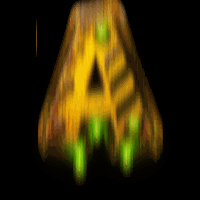
#> input picture front/img/rad-raiders/symbols/ace_blur.png, 200 x 200 px
$ python -i build_mockups.py   (imports and definitions only)
#> lines starting #> are read from the running program, lines starting #| are printed output that depends on the picture
"""Sort the ChatGPT art dump into per-game folders, cut the sheets into single
sprites and compose a base-game and a bonus-game mockup per slot.

    python3 provider2/build_mockups.py <folder with the unsorted PNGs>

Writes provider2/art/<slug>/{src,cut}/ and provider2/mockups/<slug>_{base,bonus}.png.
The prefix map below ties each downloaded file (ChatGPT names them by uuid)
to its game and art job; extend it when more files arrive.
"""

from __future__ import annotations

import random
import shutil
import sys
from pathlib import Path

import numpy as np
from PIL import Image, ImageDraw, ImageFilter

HERE = Path(__file__).resolve().parent
W, H = 1920, 1080

# file-name prefix -> (slug, job)
FILES = {
    "Неоновая": ("rad-raiders", "symbols_hp"),
    "cba12df9": ("rad-raiders", "logo"),
    "e3435d1f": ("rad-raiders", "symbols_lp"),
    "1b3e3f45": ("rad-raiders", "frame"),
    "d054b5f3": ("rad-raiders", "bg_base"),
    "2862b6b8": ("rad-raiders", "characters"),
    "60ca45e1": ("rad-raiders", "bg_bonus"),
    "dd8e4a7a": ("jade-paws", "symbols_lp"),
    "ac637bf3": ("jade-paws", "logo"),
    "8b80823f": ("jade-paws", "symbols_hp"),
    "065ddb5c": ("jade-paws", "frame"),
    "a4e2ded1": ("jade-paws", "characters"),
    "7fbc90d6": ("jade-paws", "bg_bonus"),
    "ebc729dc": ("jade-paws", "bg_base"),
    "76d36bd9": ("gummy-gold-rush", "logo"),
    "76b10640": ("gummy-gold-rush", "logo_alt"),
    "9a4bd521": ("gummy-gold-rush", "symbols_hp"),
    "5432bd9f": ("gummy-gold-rush", "symbols_lp"),
    "dd1b7f5e": ("gummy-gold-rush", "frame"),
    "a45a0ba2": ("gummy-gold-rush", "bg_base"),
    "1700f02c": ("gummy-gold-rush", "characters"),
    "3c6469a8": ("gummy-gold-rush", "bg_bonus"),
    "4ae89560": ("ghoul-groove", "symbols_hp"),
    "4b1699f4": ("ghoul-groove", "logo"),
    "fc52c1e1": ("ghoul-groove", "symbols_lp"),
    "6670191e": ("ghoul-groove", "characters"),
    "a7d87d6f": ("ghoul-groove", "frame"),
    "d4632119": ("ghoul-groove", "bg_base"),
    "fea9da8e": ("ghoul-groove", "bg_bonus"),
    "3b072249": ("whisker-noir", "symbols_hp"),
    "cfde09aa": ("whisker-noir", "logo"),
    "db6927ac": ("whisker-noir", "symbols_lp"),
    "7ada4d15": ("whisker-noir", "characters"),
    "f0fff804": ("whisker-noir", "frame"),
    "1de337af": ("whisker-noir", "bg_base"),
    "3a2899f2": ("whisker-noir", "bg_bonus"),
    "5296ae3b": ("cogwork-skies", "symbols_hp"),
    "a1dcc288": ("cogwork-skies", "logo"),
    "6772ee98": ("cogwork-skies", "symbols_lp"),
    "7e6557ae": ("cogwork-skies", "characters"),
    "46ce607c": ("cogwork-skies", "frame"),
    "a3a8eb8f": ("cogwork-skies", "bg_base"),
    "30764fe6": ("cogwork-skies", "bg_bonus"),
    "4ff419fc": ("bayou-bedlam", "logo"),
    "4d2e89d2": ("bayou-bedlam", "symbols_hp"),
    "b2c71b88": ("bayou-bedlam", "characters"),
    "ad6ff72b": ("bayou-bedlam", "frame"),
    "ed0a3624": ("bayou-bedlam", "symbols_lp"),
    "2bc3dc57": ("bayou-bedlam", "bg_base"),
    "fc8220f2": ("bayou-bedlam", "bg_bonus"),
    "a6412abf": ("trident-vs-titan", "logo"),
    "7b1400aa": ("trident-vs-titan", "symbols_lp"),
    "16d95e2e": ("trident-vs-titan", "characters"),
    "bd464cf8": ("trident-vs-titan", "symbols_hp"),
    "bbc4df4f": ("trident-vs-titan", "frame"),
    "fdfaddab": ("trident-vs-titan", "bg_base"),
    "1c2de41b": ("trident-vs-titan", "bg_bonus"),
    "9a382634": ("hex-hollow", "logo"),
    "dff65c68": ("hex-hollow", "symbols_hp"),
    "74c7e81e": ("hex-hollow", "symbols_lp"),
    "4b91b74e": ("hex-hollow", "characters"),
    "536da13c": ("hex-hollow", "bg_base"),
    "a36fe8c4": ("jaguar-eclipse", "logo"),
    "ae02d077": ("jaguar-eclipse", "symbols_hp"),
    "1fbbac41": ("jaguar-eclipse", "symbols_lp"),
    "ac505a7e": ("whisker-noir", "symbols_hp_alt"),
    "11c54636": ("jaguar-eclipse", "characters"),
    "162cd193": ("jaguar-eclipse", "frame"),
    "495160b9": ("jaguar-eclipse", "bg_base"),
    "b7b6a54a": ("jaguar-eclipse", "bg_bonus"),
    "4bd636aa": ("hex-hollow", "bg_bonus"),
    "54d3b872": ("gummy-gold-rush", "bg_bonus_mob"),
    "6f80f1be": ("gummy-gold-rush", "ui_kit"),
    "0bf47e0c": ("rad-raiders", "bg_base_mob"),
    "3809e13f": ("gummy-gold-rush", "bg_base_mob"),
    "2fe4b5d5": ("rad-raiders", "bg_bonus_mob"),
    "4dd86239": ("jade-paws", "bg_base_mob"),
    "673428aa": ("jade-paws", "bg_bonus_mob"),
    "7a06f2ac": ("rad-raiders", "ui_kit"),
    "4e7eda4f": ("jade-paws", "ui_kit"),
    "3b727742": ("cogwork-skies", "bg_base_mob"),
    "68ee5cdc": ("ghoul-groove", "bg_base_mob"),
    "4e43367f": ("cogwork-skies", "bg_bonus_mob"),
    "044f6023": ("ghoul-groove", "bg_bonus_mob"),
    "becd7385": ("cogwork-skies", "ui_kit"),
    "730f413a": ("ghoul-groove", "ui_kit"),
    "1c73accc": ("whisker-noir", "bg_base_mob"),
    "9d4eb61d": ("whisker-noir", "bg_bonus_mob"),
    "66607f5c": ("whisker-noir", "ui_kit"),
    "83659574": ("hex-hollow", "bg_base_mob"),
    "dd0da622": ("bayou-bedlam", "bg_base_mob"),
    "39f969c1": ("hex-hollow", "bg_bonus_mob"),
    "bada13cf": ("bayou-bedlam", "bg_bonus_mob"),
    "5f15bd08": ("hex-hollow", "ui_kit"),
    "4d641ecd": ("bayou-bedlam", "ui_kit"),
    "60e76a5b": ("jaguar-eclipse", "bg_base_mob"),
    "2d389178": ("jaguar-eclipse", "bg_bonus_mob"),
    "104801e4": ("jaguar-eclipse", "ui_kit"),
    "b6064d87": ("trident-vs-titan", "bg_base_mob"),
    "12530a3e": ("trident-vs-titan", "bg_bonus_mob"),
    "f0ef20f5": ("trident-vs-titan", "ui_kit"),
}


# [39 lines left out: functions spans, components, not called in this run]


def cut_sheet(img: Image.Image, alpha_cut: int = 90, split_wide: bool = True, min_frac: float = 0.025) -> list[Image.Image]:
    """Split a transparent sprite sheet into its items: big alpha blobs (on a
    1/4 scale mask, ignoring faint glow), small bits glued to the blob whose
    box they sit in; items returned in reading order."""
    k = 4
    small = img.getchannel("A").resize((img.width // k, img.height // k), Image.BOX)
    mask = np.array(small) > alpha_cut
    comps = components(mask)
    total = mask.sum() or 1
    big = [c for c in comps if c[0] > total * min_frac]
    boxes = [list(c[1:]) for c in big]
    for c in comps:
        if c[0] > total * min_frac:
            continue
        cx, cy = (c[1] + c[3]) / 2, (c[2] + c[4]) / 2
        for b in boxes:
            m = 0.12 * max(b[2] - b[0], b[3] - b[1])
            if b[0] - m <= cx <= b[2] + m and b[1] - m <= cy <= b[3] + m:
                b[0], b[1], b[2], b[3] = min(b[0], c[1]), min(b[1], c[2]), max(b[2], c[3]), max(b[3], c[4])
                break
    # rows: sort by centre y and start a new row at a gap bigger than a third
    # of the typical item height, then read each row left to right
    boxes.sort(key=lambda b: (b[1] + b[3]) / 2)
    hs = sorted(b[3] - b[1] for b in boxes)
    typ = hs[len(hs) // 2] if hs else 1
    rows, last = [], None
    for b in boxes:
        cy = (b[1] + b[3]) / 2
        if last is None or cy - last > typ * 0.45:
            rows.append([])
        rows[-1].append(b)
        last = cy
    boxes = [b for row in rows for b in sorted(row, key=lambda b: b[0])]
    out = []
    for b in boxes:
        x0, y0, x1, y1 = (max(0, b[0] * k - 6), max(0, b[1] * k - 6),
                          min(img.width, b[2] * k + 6), min(img.height, b[3] * k + 6))
        out.append(img.crop((x0, y0, x1, y1)))
    # tiles that touch come out as one wide blob: split by the typical width
    if split_wide and len(out) > 2:
        typical = sorted(o.width / o.height for o in out)[len(out) // 2]
        split = []
        for o in out:
            r = (o.width / o.height) / typical
            n = round(r)
            if r >= 1.7:
                step = o.width / n
                split += [o.crop((round(i * step), 0, round((i + 1) * step), o.height)) for i in range(n)]
            else:
                split.append(o)
        out = split
    return [o.crop(o.getchannel("A").point(lambda v: 255 if v > 24 else 0).getbbox() or (0, 0, o.width, o.height))
            for o in out]


# [123 lines left out: functions fix_rows, grid_cut, cover, frame_window, reframe, not called in this run]


def fit(img: Image.Image, w: int, h: int) -> Image.Image:
    s = min(w / img.width, h / img.height)
    return img.resize((max(1, round(img.width * s)), max(1, round(img.height * s))), Image.LANCZOS)


def paste_c(dst: Image.Image, img: Image.Image, cx: int, cy: int) -> None:
    dst.alpha_composite(img, (round(cx - img.width / 2), round(cy - img.height / 2)))


# [108 lines left out: functions shadow, mockup, main, not called in this run]


# [2 lines not run here, left out]

>>> import cv2
>>> picture = cv2.imread('../front/img/rad-raiders/symbols/ace_blur.png', cv2.IMREAD_GRAYSCALE)
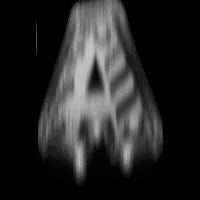
#> picture: shape (200, 200); min 0, max 197, mean 37.5
>>> result = cut_sheet(picture)
#> (the run stopped early here; a loop or call above may not have finished)
